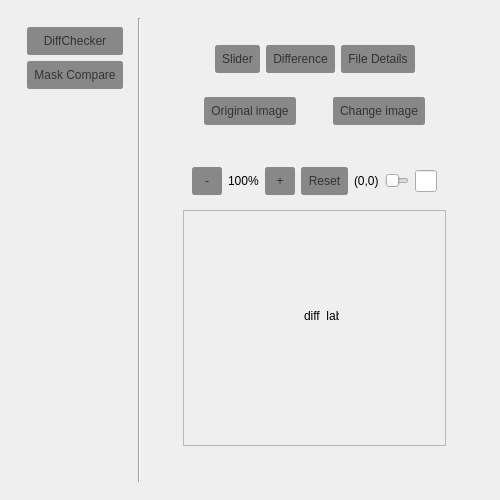
<?xml version="1.0" encoding="UTF-8"?>
<ui version="4.0">
 <class>MainWindow</class>
 <widget class="QMainWindow" name="MainWindow">
  <property name="geometry">
   <rect>
    <x>0</x>
    <y>0</y>
    <width>500</width>
    <height>500</height>
   </rect>
  </property>
  <property name="minimumSize">
   <size>
    <width>500</width>
    <height>500</height>
   </size>
  </property>
  <property name="windowTitle">
   <string>MainWindow</string>
  </property>
  <property name="styleSheet">
   <string notr="true">QPushButton {
    color: #333;
    border: 2px solid #888;
    border-radius: 3px;
   
   background-color: #888;
    padding: 5px;
    }

QPushButton:hover {
    background: qradialgradient(
        cx: 0.3, cy: -0.4, fx: 0.3, fy: -0.4,
        radius: 1.35, stop: 0 #fff, stop: 1 #bbb
        );
    }

QPushButton:pressed {
    border-style: inset;
    background: qradialgradient(
        cx: 0.4, cy: -0.1, fx: 0.4, fy: -0.1,
        radius: 1.35, stop: 0 #fff, stop: 1 #ddd
        );
    }</string>
  </property>
  <widget class="QWidget" name="centralwidget">
   <property name="enabled">
    <bool>true</bool>
   </property>
   <layout class="QVBoxLayout" name="verticalLayout_2">
    <item>
     <widget class="QFrame" name="horizontalFrame">
      <layout class="QHBoxLayout" name="horizontalLayout">
       <item>
        <widget class="QFrame" name="verticalFrame_2">
         <property name="maximumSize">
          <size>
           <width>150</width>
           <height>16777215</height>
          </size>
         </property>
         <property name="contextMenuPolicy">
          <enum>Qt::NoContextMenu</enum>
         </property>
         <layout class="QVBoxLayout" name="verticalLayout_3">
          <item>
           <widget class="QPushButton" name="pushButton">
            <property name="text">
             <string>DiffChecker</string>
            </property>
           </widget>
          </item>
          <item>
           <widget class="QPushButton" name="pushButton_2">
            <property name="text">
             <string>Mask Compare</string>
            </property>
           </widget>
          </item>
          <item>
           <spacer name="verticalSpacer">
            <property name="orientation">
             <enum>Qt::Vertical</enum>
            </property>
            <property name="sizeHint" stdset="0">
             <size>
              <width>20</width>
              <height>40</height>
             </size>
            </property>
           </spacer>
          </item>
         </layout>
        </widget>
       </item>
       <item>
        <widget class="Line" name="line">
         <property name="orientation">
          <enum>Qt::Vertical</enum>
         </property>
        </widget>
       </item>
       <item>
        <widget class="QFrame" name="verticalFrame">
         <layout class="QVBoxLayout" name="verticalLayout">
          <item>
           <widget class="QStackedWidget" name="stackedWidget">
            <property name="contextMenuPolicy">
             <enum>Qt::DefaultContextMenu</enum>
            </property>
            <property name="currentIndex">
             <number>0</number>
            </property>
            <widget class="QWidget" name="page">
             <layout class="QVBoxLayout" name="verticalLayout_4">
              <item>
               <widget class="QFrame" name="horizontalFrame_4">
                <property name="maximumSize">
                 <size>
                  <width>16777215</width>
                  <height>50</height>
                 </size>
                </property>
                <layout class="QHBoxLayout" name="horizontalLayout_6">
                 <item>
                  <spacer name="horizontalSpacer_2">
                   <property name="orientation">
                    <enum>Qt::Horizontal</enum>
                   </property>
                   <property name="sizeHint" stdset="0">
                    <size>
                     <width>40</width>
                     <height>20</height>
                    </size>
                   </property>
                  </spacer>
                 </item>
                 <item>
                  <widget class="QPushButton" name="slider_button">
                   <property name="text">
                    <string>Slider</string>
                   </property>
                  </widget>
                 </item>
                 <item>
                  <widget class="QPushButton" name="difference_button">
                   <property name="text">
                    <string>Difference</string>
                   </property>
                  </widget>
                 </item>
                 <item>
                  <widget class="QPushButton" name="file_details_button">
                   <property name="text">
                    <string>File Details</string>
                   </property>
                  </widget>
                 </item>
                 <item>
                  <spacer name="horizontalSpacer">
                   <property name="orientation">
                    <enum>Qt::Horizontal</enum>
                   </property>
                   <property name="sizeHint" stdset="0">
                    <size>
                     <width>40</width>
                     <height>20</height>
                    </size>
                   </property>
                  </spacer>
                 </item>
                </layout>
               </widget>
              </item>
              <item>
               <widget class="QFrame" name="horizontalFrame_2">
                <property name="maximumSize">
                 <size>
                  <width>16777215</width>
                  <height>50</height>
                 </size>
                </property>
                <layout class="QHBoxLayout" name="horizontalLayout_4">
                 <item>
                  <spacer name="horizontalSpacer_6">
                   <property name="orientation">
                    <enum>Qt::Horizontal</enum>
                   </property>
                   <property name="sizeHint" stdset="0">
                    <size>
                     <width>40</width>
                     <height>20</height>
                    </size>
                   </property>
                  </spacer>
                 </item>
                 <item>
                  <widget class="QPushButton" name="file_a_button">
                   <property name="text">
                    <string>Original image</string>
                   </property>
                  </widget>
                 </item>
                 <item>
                  <spacer name="horizontalSpacer_5">
                   <property name="orientation">
                    <enum>Qt::Horizontal</enum>
                   </property>
                   <property name="sizeHint" stdset="0">
                    <size>
                     <width>40</width>
                     <height>20</height>
                    </size>
                   </property>
                  </spacer>
                 </item>
                 <item>
                  <widget class="QPushButton" name="file_b_button">
                   <property name="text">
                    <string>Change image</string>
                   </property>
                  </widget>
                 </item>
                 <item>
                  <spacer name="horizontalSpacer_7">
                   <property name="orientation">
                    <enum>Qt::Horizontal</enum>
                   </property>
                   <property name="sizeHint" stdset="0">
                    <size>
                     <width>40</width>
                     <height>20</height>
                    </size>
                   </property>
                  </spacer>
                 </item>
                </layout>
               </widget>
              </item>
              <item>
               <widget class="QFrame" name="horizontalFrame_5">
                <layout class="QHBoxLayout" name="horizontalLayout_2">
                 <item>
                  <widget class="QStackedWidget" name="function_stacked_page">
                   <property name="currentIndex">
                    <number>1</number>
                   </property>
                   <widget class="QWidget" name="slider_page">
                    <layout class="QHBoxLayout" name="horizontalLayout_13">
                     <item>
                      <layout class="QVBoxLayout" name="verticalLayout_8">
                       <item>
                        <widget class="QFrame" name="horizontalFrame_7">
                         <property name="maximumSize">
                          <size>
                           <width>16777215</width>
                           <height>50</height>
                          </size>
                         </property>
                         <layout class="QHBoxLayout" name="horizontalLayout_11">
                          <item>
                           <spacer name="horizontalSpacer_10">
                            <property name="orientation">
                             <enum>Qt::Horizontal</enum>
                            </property>
                            <property name="sizeHint" stdset="0">
                             <size>
                              <width>40</width>
                              <height>20</height>
                             </size>
                            </property>
                           </spacer>
                          </item>
                          <item>
                           <layout class="QHBoxLayout" name="horizontalLayout_12">
                            <item>
                             <widget class="QPushButton" name="zoom_out_button_3">
                              <property name="text">
                               <string>-</string>
                              </property>
                             </widget>
                            </item>
                            <item>
                             <widget class="QLabel" name="amplify_ratio_label_3">
                              <property name="text">
                               <string>100%</string>
                              </property>
                             </widget>
                            </item>
                            <item>
                             <widget class="QPushButton" name="zoom_in_button_3">
                              <property name="text">
                               <string>+</string>
                              </property>
                             </widget>
                            </item>
                           </layout>
                          </item>
                          <item>
                           <widget class="QPushButton" name="pushButton_7">
                            <property name="text">
                             <string>Reset</string>
                            </property>
                           </widget>
                          </item>
                          <item>
                           <widget class="QLabel" name="resolution_label_3">
                            <property name="text">
                             <string>(0,0)</string>
                            </property>
                           </widget>
                          </item>
                          <item>
                           <spacer name="horizontalSpacer_11">
                            <property name="orientation">
                             <enum>Qt::Horizontal</enum>
                            </property>
                            <property name="sizeHint" stdset="0">
                             <size>
                              <width>40</width>
                              <height>20</height>
                             </size>
                            </property>
                           </spacer>
                          </item>
                         </layout>
                        </widget>
                       </item>
                       <item>
                        <widget class="QSlider" name="compare_slider">
                         <property name="orientation">
                          <enum>Qt::Horizontal</enum>
                         </property>
                        </widget>
                       </item>
                       <item>
                        <widget class="QScrollArea" name="scrollArea_3">
                         <property name="widgetResizable">
                          <bool>true</bool>
                         </property>
                         <widget class="QWidget" name="scrollAreaWidgetContents_3">
                          <property name="geometry">
                           <rect>
                            <x>0</x>
                            <y>0</y>
                            <width>335</width>
                            <height>287</height>
                           </rect>
                          </property>
                          <widget class="QLabel" name="slide_a_label">
                           <property name="geometry">
                            <rect>
                             <x>140</x>
                             <y>50</y>
                             <width>35</width>
                             <height>10</height>
                            </rect>
                           </property>
                           <property name="text">
                            <string>TextLabel</string>
                           </property>
                          </widget>
                          <widget class="QLabel" name="slide_b_label">
                           <property name="geometry">
                            <rect>
                             <x>140</x>
                             <y>80</y>
                             <width>35</width>
                             <height>10</height>
                            </rect>
                           </property>
                           <property name="text">
                            <string>TextLabel</string>
                           </property>
                          </widget>
                         </widget>
                        </widget>
                       </item>
                      </layout>
                     </item>
                    </layout>
                   </widget>
                   <widget class="QWidget" name="difference_page">
                    <layout class="QVBoxLayout" name="verticalLayout_6">
                     <item>
                      <layout class="QVBoxLayout" name="verticalLayout_5">
                       <item>
                        <widget class="QFrame" name="horizontalFrame_3">
                         <property name="maximumSize">
                          <size>
                           <width>16777215</width>
                           <height>50</height>
                          </size>
                         </property>
                         <layout class="QHBoxLayout" name="horizontalLayout_5">
                          <item>
                           <spacer name="horizontalSpacer_3">
                            <property name="orientation">
                             <enum>Qt::Horizontal</enum>
                            </property>
                            <property name="sizeHint" stdset="0">
                             <size>
                              <width>40</width>
                              <height>20</height>
                             </size>
                            </property>
                           </spacer>
                          </item>
                          <item>
                           <layout class="QHBoxLayout" name="horizontalLayout_3">
                            <item>
                             <widget class="QPushButton" name="zoom_out_button">
                              <property name="minimumSize">
                               <size>
                                <width>30</width>
                                <height>0</height>
                               </size>
                              </property>
                              <property name="maximumSize">
                               <size>
                                <width>30</width>
                                <height>16777215</height>
                               </size>
                              </property>
                              <property name="text">
                               <string>-</string>
                              </property>
                             </widget>
                            </item>
                            <item>
                             <widget class="QLabel" name="amplify_ratio_label">
                              <property name="text">
                               <string>100%</string>
                              </property>
                             </widget>
                            </item>
                            <item>
                             <widget class="QPushButton" name="zoom_in_button">
                              <property name="minimumSize">
                               <size>
                                <width>30</width>
                                <height>0</height>
                               </size>
                              </property>
                              <property name="maximumSize">
                               <size>
                                <width>30</width>
                                <height>16777215</height>
                               </size>
                              </property>
                              <property name="text">
                               <string>+</string>
                              </property>
                             </widget>
                            </item>
                           </layout>
                          </item>
                          <item>
                           <widget class="QPushButton" name="pushButton_5">
                            <property name="text">
                             <string>Reset</string>
                            </property>
                           </widget>
                          </item>
                          <item>
                           <widget class="QLabel" name="resolution_label">
                            <property name="text">
                             <string>(0,0)</string>
                            </property>
                           </widget>
                          </item>
                          <item>
                           <widget class="QSlider" name="horizontalSlider">
                            <property name="minimum">
                             <number>0</number>
                            </property>
                            <property name="maximum">
                             <number>100</number>
                            </property>
                            <property name="singleStep">
                             <number>1</number>
                            </property>
                            <property name="value">
                             <number>1</number>
                            </property>
                            <property name="orientation">
                             <enum>Qt::Horizontal</enum>
                            </property>
                           </widget>
                          </item>
                          <item>
                           <widget class="QLineEdit" name="lineEdit">
                            <property name="maximumSize">
                             <size>
                              <width>30</width>
                              <height>16777215</height>
                             </size>
                            </property>
                           </widget>
                          </item>
                         </layout>
                        </widget>
                       </item>
                       <item>
                        <widget class="QScrollArea" name="scrollArea">
                         <property name="widgetResizable">
                          <bool>true</bool>
                         </property>
                         <widget class="QWidget" name="scrollAreaWidgetContents">
                          <property name="geometry">
                           <rect>
                            <x>0</x>
                            <y>0</y>
                            <width>335</width>
                            <height>302</height>
                           </rect>
                          </property>
                          <widget class="QLabel" name="diff_label">
                           <property name="geometry">
                            <rect>
                             <x>120</x>
                             <y>100</y>
                             <width>35</width>
                             <height>10</height>
                            </rect>
                           </property>
                           <property name="text">
                            <string>diff_label</string>
                           </property>
                          </widget>
                         </widget>
                        </widget>
                       </item>
                      </layout>
                     </item>
                    </layout>
                   </widget>
                   <widget class="QWidget" name="file_details_page">
                    <layout class="QHBoxLayout" name="horizontalLayout_9">
                     <item>
                      <layout class="QHBoxLayout" name="horizontalLayout_8">
                       <item>
                        <layout class="QVBoxLayout" name="verticalLayout_9">
                         <item alignment="Qt::AlignHCenter">
                          <widget class="QLabel" name="file_a_label">
                           <property name="minimumSize">
                            <size>
                             <width>300</width>
                             <height>300</height>
                            </size>
                           </property>
                           <property name="maximumSize">
                            <size>
                             <width>300</width>
                             <height>300</height>
                            </size>
                           </property>
                           <property name="text">
                            <string/>
                           </property>
                           <property name="alignment">
                            <set>Qt::AlignCenter</set>
                           </property>
                          </widget>
                         </item>
                         <item>
                          <widget class="QScrollArea" name="scrollArea_4">
                           <property name="widgetResizable">
                            <bool>true</bool>
                           </property>
                           <widget class="QWidget" name="scrollAreaWidgetContents_5">
                            <property name="geometry">
                             <rect>
                              <x>0</x>
                              <y>0</y>
                              <width>163</width>
                              <height>52</height>
                             </rect>
                            </property>
                            <widget class="QLabel" name="file_a_info">
                             <property name="geometry">
                              <rect>
                               <x>0</x>
                               <y>0</y>
                               <width>71</width>
                               <height>21</height>
                              </rect>
                             </property>
                             <property name="text">
                              <string>file_a_info</string>
                             </property>
                             <property name="alignment">
                              <set>Qt::AlignLeading|Qt::AlignLeft|Qt::AlignVCenter</set>
                             </property>
                            </widget>
                           </widget>
                          </widget>
                         </item>
                        </layout>
                       </item>
                       <item>
                        <layout class="QVBoxLayout" name="verticalLayout_10">
                         <item>
                          <widget class="QLabel" name="file_b_label">
                           <property name="minimumSize">
                            <size>
                             <width>300</width>
                             <height>300</height>
                            </size>
                           </property>
                           <property name="maximumSize">
                            <size>
                             <width>300</width>
                             <height>300</height>
                            </size>
                           </property>
                           <property name="text">
                            <string/>
                           </property>
                           <property name="alignment">
                            <set>Qt::AlignCenter</set>
                           </property>
                          </widget>
                         </item>
                         <item>
                          <widget class="QScrollArea" name="scrollArea_5">
                           <property name="widgetResizable">
                            <bool>true</bool>
                           </property>
                           <widget class="QWidget" name="scrollAreaWidgetContents_6">
                            <property name="geometry">
                             <rect>
                              <x>0</x>
                              <y>0</y>
                              <width>162</width>
                              <height>52</height>
                             </rect>
                            </property>
                            <widget class="QLabel" name="file_b_info">
                             <property name="geometry">
                              <rect>
                               <x>0</x>
                               <y>0</y>
                               <width>61</width>
                               <height>21</height>
                              </rect>
                             </property>
                             <property name="text">
                              <string>file_b_info</string>
                             </property>
                             <property name="alignment">
                              <set>Qt::AlignLeading|Qt::AlignLeft|Qt::AlignVCenter</set>
                             </property>
                            </widget>
                           </widget>
                          </widget>
                         </item>
                        </layout>
                       </item>
                      </layout>
                     </item>
                    </layout>
                   </widget>
                  </widget>
                 </item>
                </layout>
               </widget>
              </item>
             </layout>
            </widget>
            <widget class="QWidget" name="page_2">
             <widget class="QLabel" name="label_2">
              <property name="geometry">
               <rect>
                <x>180</x>
                <y>200</y>
                <width>35</width>
                <height>10</height>
               </rect>
              </property>
              <property name="text">
               <string>施工中</string>
              </property>
             </widget>
            </widget>
           </widget>
          </item>
         </layout>
        </widget>
       </item>
      </layout>
     </widget>
    </item>
   </layout>
  </widget>
 </widget>
 <resources/>
 <connections/>
</ui>
